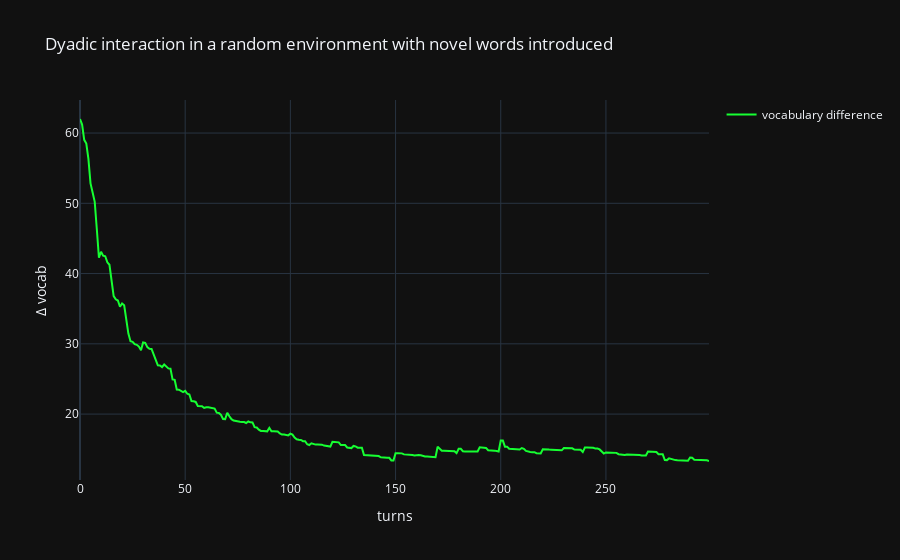

Here is the notebook cell this chart was saved with:
### Code cell
fig = plot(vocab_dif.numpy(), 'vocabulary difference')
fig.update_layout(
    title='Dyadic interaction in a random environment with novel words introduced',
    yaxis_title='Δ P(w|m)',
    xaxis_title='turns'
)
fig.show()

### Figure 1 — Plotly figure (JSON) as saved in the notebook; plotly's stock layout.template omitted (floating-point values rounded to 4 significant figures; data arrays with more than 128 entries replaced by an {"elided": "..."} marker saying what was removed)
{"data": [{"legendgroup": "vocabulary difference", "line": {"color": "#16FF32"}, "mode": "lines", "name": "vocabulary difference", "showlegend": true, "x": {"elided": "300 int values"}, "y": {"elided": "300 float values"}, "type": "scatter"}], "layout": {"title": {"text": "Dyadic interaction in a random environment with novel words introduced"}, "yaxis": {"title": {"text": "Δ vocab"}}, "xaxis": {"title": {"text": "turns"}}}}
